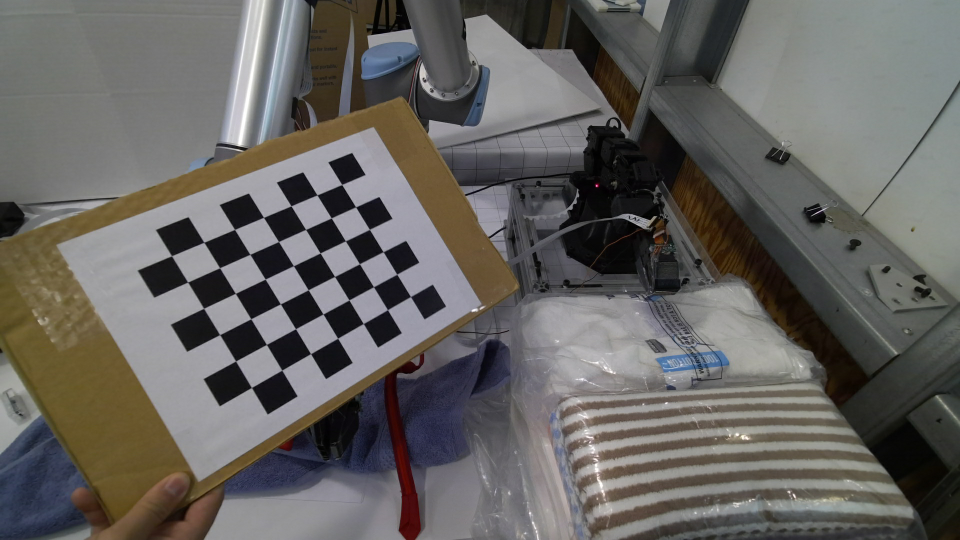
#> input picture perception/kinect/data/intrinsic_1080p/color_0.png, 1920 x 1080 px (shown at 1/2 size); its folder holds 5 pictures in this run
$ python get_intrinsic.py
#> lines starting #> are read from the running program, lines starting #| are printed output that depends on the picture; after the words box and inside, x2 and y2 are one past the last pixel; in counts of white or black regions, pixels touching at a corner belong together
import numpy as np
import cv2 as cv
import glob
# termination criteria
criteria = (cv.TERM_CRITERIA_EPS + cv.TERM_CRITERIA_MAX_ITER, 30, 0.001)
# prepare object points, like (0,0,0), (1,0,0), (2,0,0) ....,(6,5,0)
objp = np.zeros((6*7,3), np.float32)
objp[:,:2] = np.mgrid[0:7,0:6].T.reshape(-1,2)
# Arrays to store object points and image points from all the images.
objpoints = [] # 3d point in real world space
imgpoints = [] # 2d points in image plane.
images = glob.glob('data/intrinsic_1080p/*.png')
for fname in images:
    img = cv.imread(fname)
#> img is the input picture: shape (1080, 1920, 3); mean B, G, R 96.2, 99.2, 101.4
    gray = cv.cvtColor(img, cv.COLOR_BGR2GRAY)
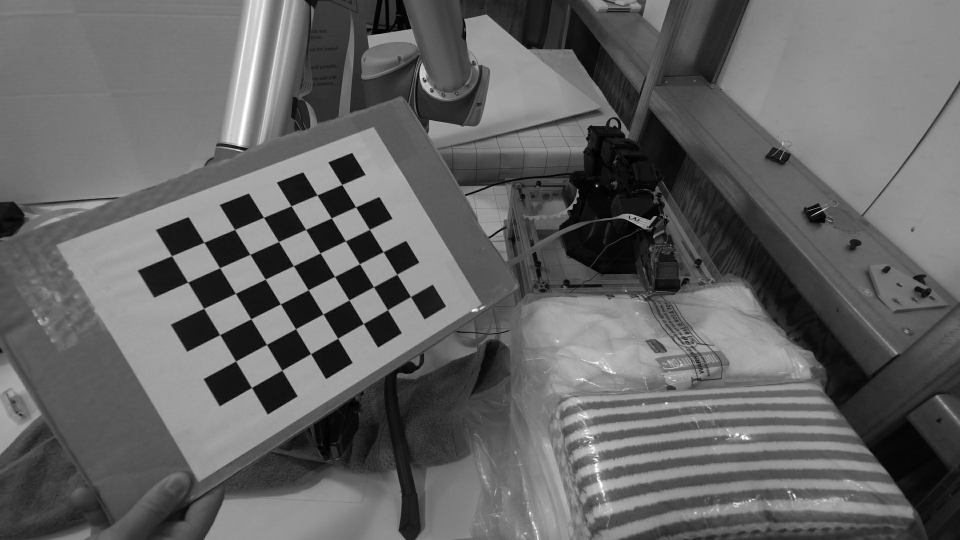
#> gray: shape (1080, 1920) (shown at 1/2 size); min 0, max 255, mean 99.5
    # Find the chess board corners
    ret, corners = cv.findChessboardCorners(gray, (7,6), None)
#> ret = True; corners = 42 rows, first 8: [821.2, 593.7], [775.3, 620.2], [726.9, 647.7], [675.7, 676.8], [621.5, 707.7], [564, 740.6], [503.1, 775.5], [794.2, 548.9]
    # If found, add object points, image points (after refining them)
    if ret == True:
        objpoints.append(objp)
        corners2 = cv.cornerSubPix(gray,corners, (11,11), (-1,-1), criteria)
#> corners2 = 42 rows, first 8: [821.5, 593.6], [775.4, 619.9], [727, 647.5], [675.7, 676.9], [621.6, 707.8], [564.1, 740.7], [503.4, 775.4], [794, 548.9]
        imgpoints.append(corners)
        # Draw and display the corners
        cv.drawChessboardCorners(img, (7,6), corners2, ret)
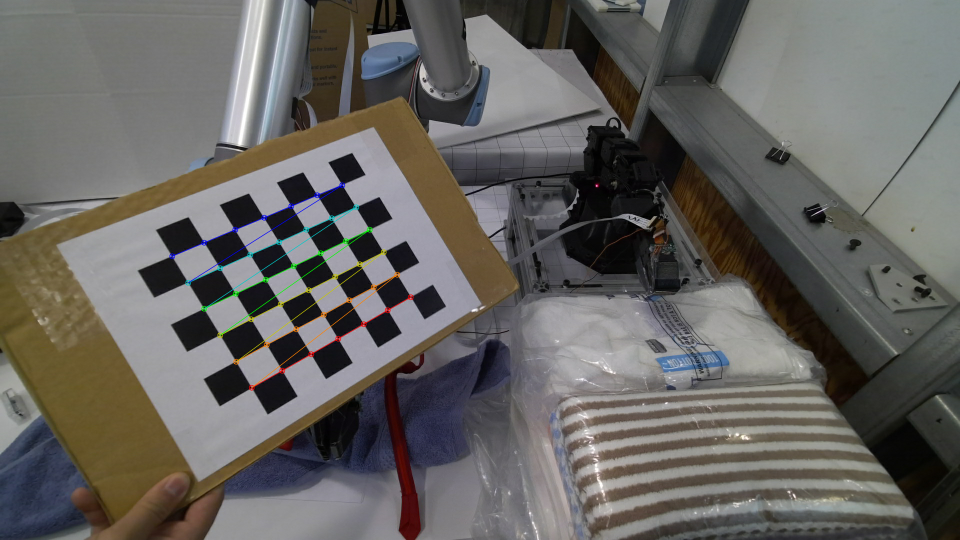
#> img: shape (1080, 1920, 3) (shown at 1/2 size); 0.67% of pixels changed, all inside (x1, y1, x2, y2) = (338, 364, 828, 782)
        cv.imshow('img', img)
        cv.waitKey(1)
#> pass 2 of the loop `for fname in images:`:
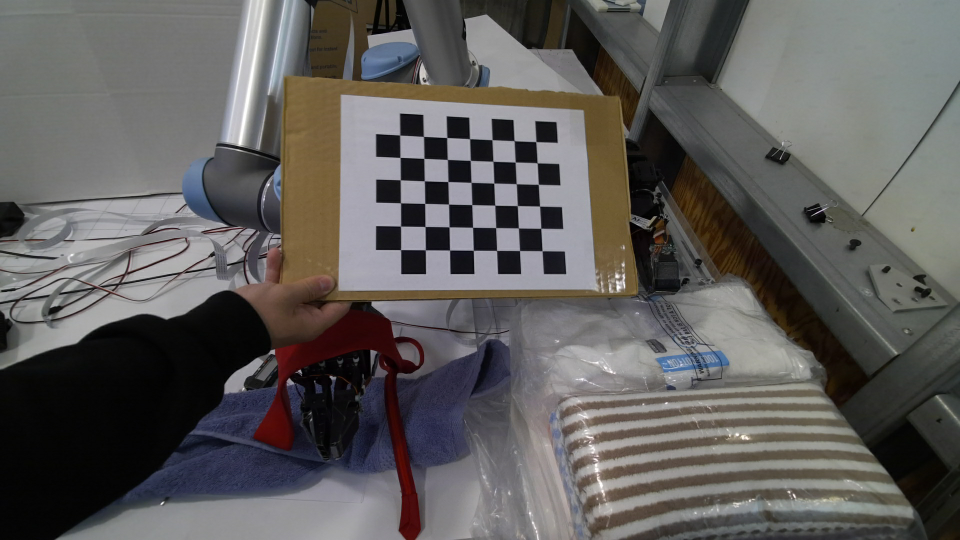
#> input picture perception/kinect/data/intrinsic_1080p/color_1.png, 1920 x 1080 px (shown at 1/2 size)
#> img is the input picture: shape (1080, 1920, 3); mean B, G, R 91, 92.6, 94.7
#> `gray = cv.cvtColor(img, cv.COLOR_BGR2GRAY)`:
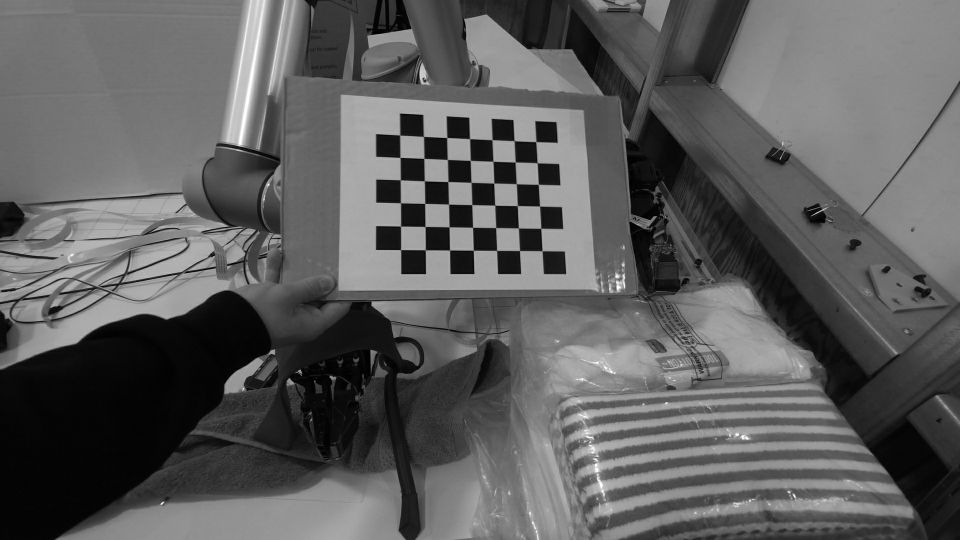
#> gray: shape (1080, 1920) (shown at 1/2 size); min 0, max 255, mean 93
#> corners = 42 rows, first 8: [1084.5, 502], [1039.4, 501.7], [993.4, 501.5], [946.8, 500.9], [899.5, 500.5], [851.1, 500.3], [801.6, 499.8], [1081.8, 457.2]
#> corners2 = 42 rows, first 8: [1084.6, 502.1], [1039.5, 501.6], [993.6, 501.4], [946.9, 501], [899.5, 500.6], [851.1, 500.3], [801.7, 499.8], [1082, 457.1]
#> `cv.drawChessboardCorners(img, (7,6), corners2, ret)`:
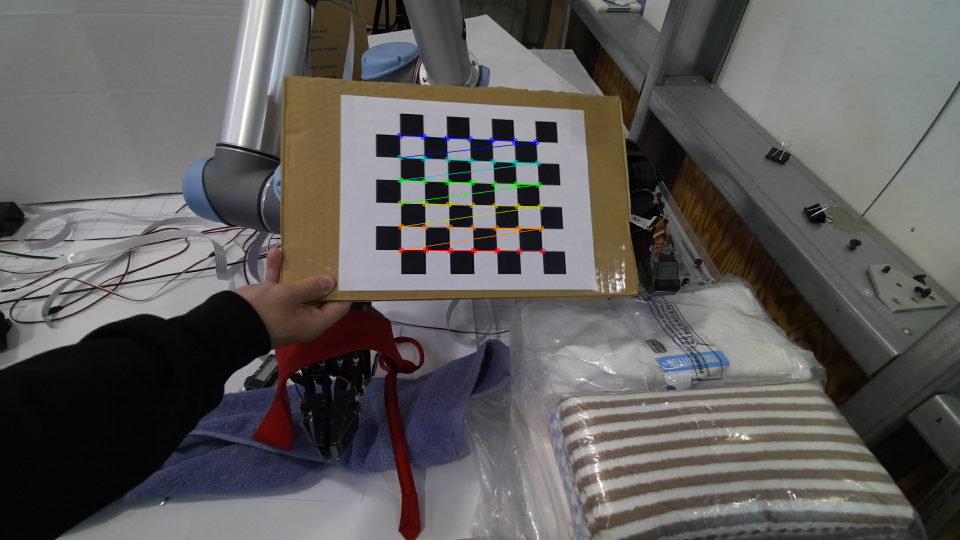
#> img: shape (1080, 1920, 3) (shown at 1/2 size); 0.6% of pixels changed, all inside (x1, y1, x2, y2) = (794, 265, 1092, 509)
#> pass 3 of the loop `for fname in images:`:
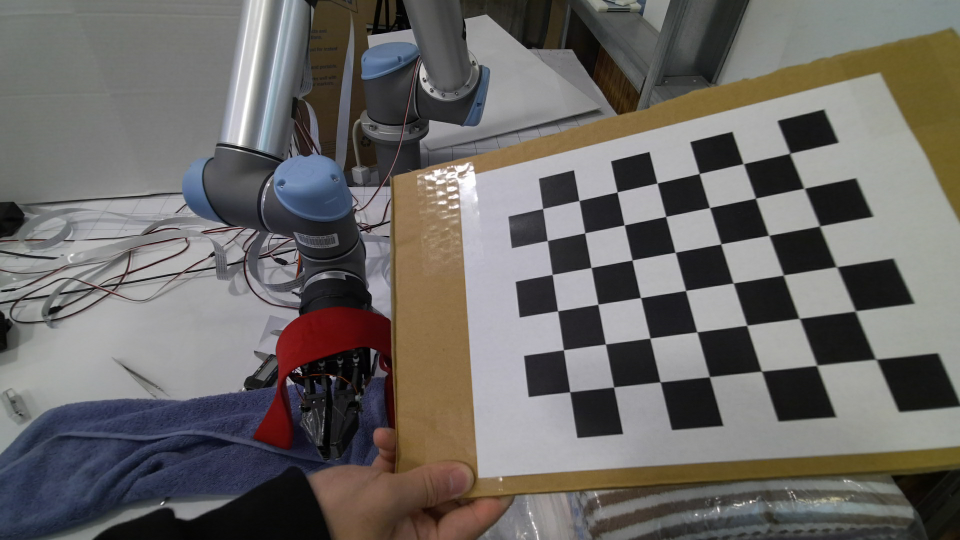
#> input picture perception/kinect/data/intrinsic_1080p/color_10.png, 1920 x 1080 px (shown at 1/2 size)
#> img is the input picture: shape (1080, 1920, 3); mean B, G, R 101.4, 104, 107.1
#> `gray = cv.cvtColor(img, cv.COLOR_BGR2GRAY)`:
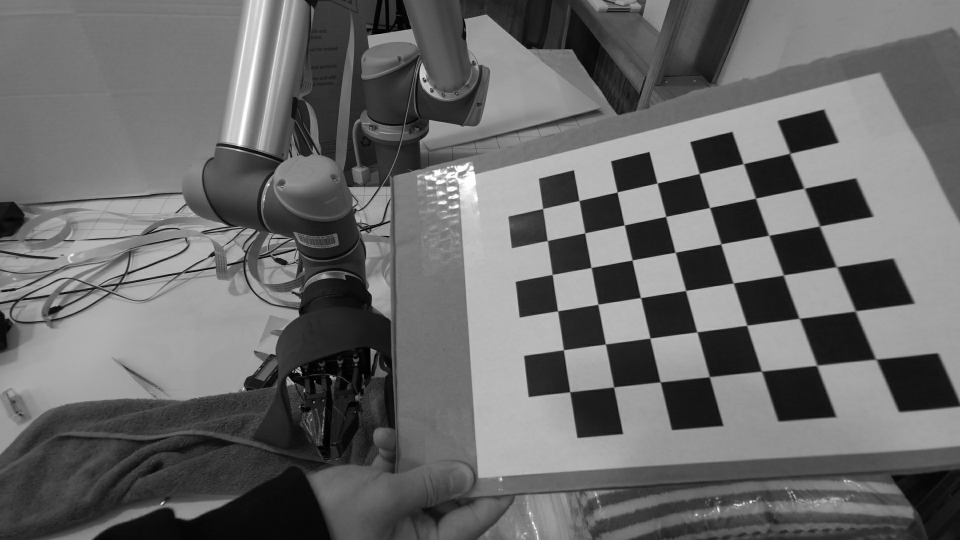
#> gray: shape (1080, 1920) (shown at 1/2 size); min 0, max 255, mean 104.6
#> corners = 42 rows, first 8: [1749, 717], [1636, 728], [1520, 740], [1418.5, 754.4], [1319.9, 764.4], [1227.4, 774.6], [1139.6, 784.1], [1711, 622]
#> corners2 = 42 rows, first 8: [1752.2, 718.8], [1633.8, 731.2], [1523.3, 742.8], [1419.1, 753.9], [1320.7, 764.3], [1227.6, 774.4], [1139.9, 784.1], [1711, 622.4]
#> `cv.drawChessboardCorners(img, (7,6), corners2, ret)`:
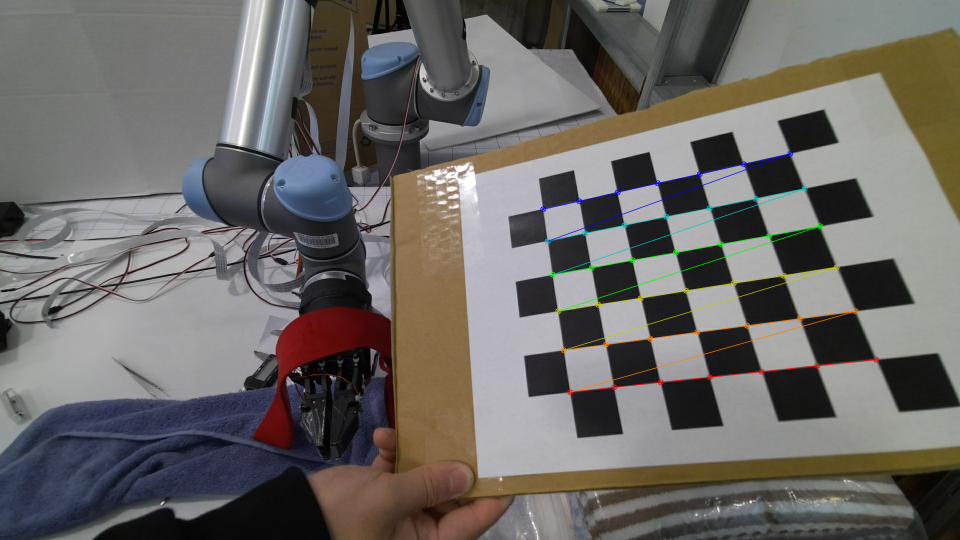
#> img: shape (1080, 1920, 3) (shown at 1/2 size); 1.02% of pixels changed, all inside (x1, y1, x2, y2) = (1080, 301, 1759, 791)
#> the loop made 5 passes; the first 3 are shown
cv.destroyAllWindows()

ret, mtx, dist, rvecs, tvecs = cv.calibrateCamera(objpoints, imgpoints, gray.shape[::-1], None, None)

print(type(dist))
h,  w = img.shape[:2]
#> h = 1080; w = 1920
newcameramtx, roi = cv.getOptimalNewCameraMatrix(mtx, dist, (w,h), 1, (w,h))

img = cv.imread("data/intrinsic_1080p/color_29.png")
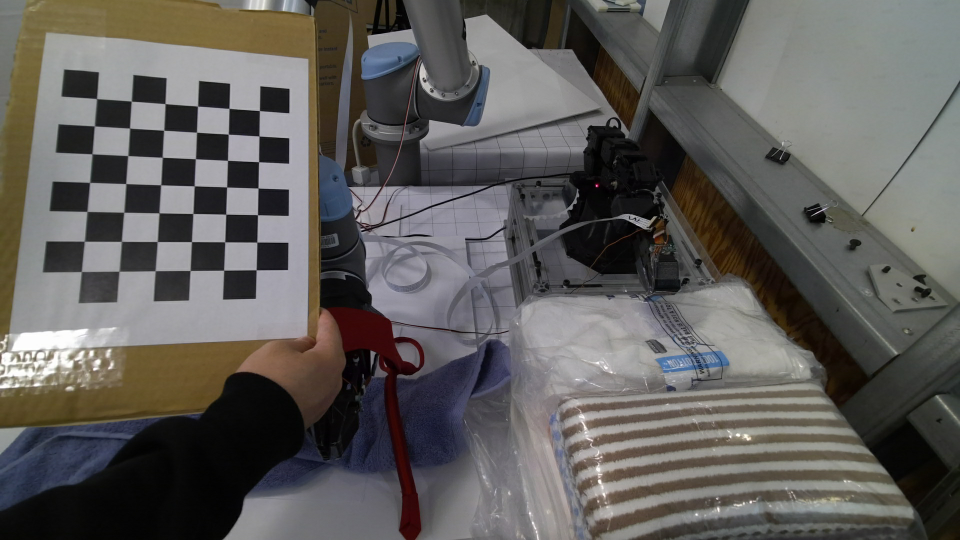
#> input picture perception/kinect/data/intrinsic_1080p/color_29.png, 1920 x 1080 px (shown at 1/2 size)
#> img is the input picture: shape (1080, 1920, 3); mean B, G, R 90.3, 92.8, 95
# undistort
dst = cv.undistort(img, mtx, dist, None, newcameramtx)
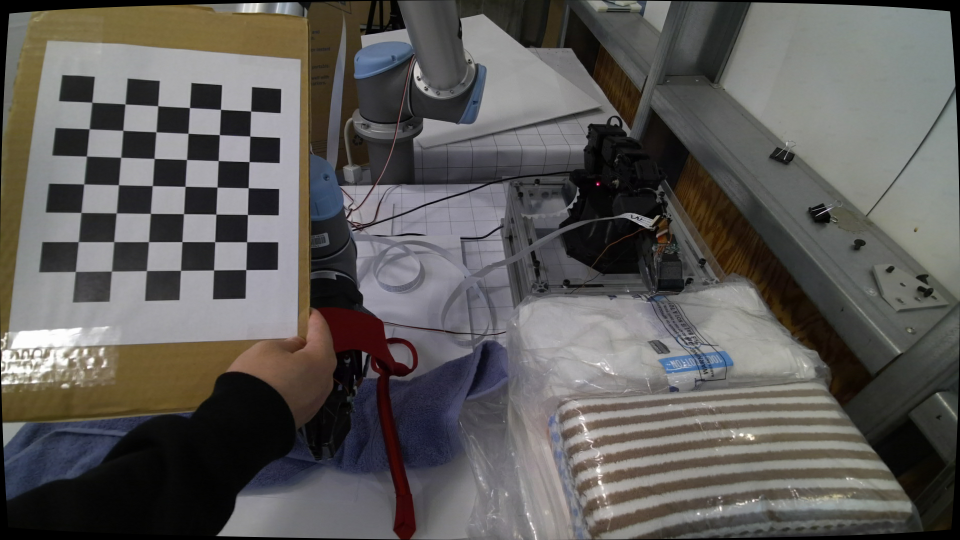
#> dst: shape (1080, 1920, 3) (shown at 1/2 size); mean B, G, R 88.7, 90.9, 93.1
# crop the image
x, y, w, h = roi
dst = dst[y:y+h, x:x+w]
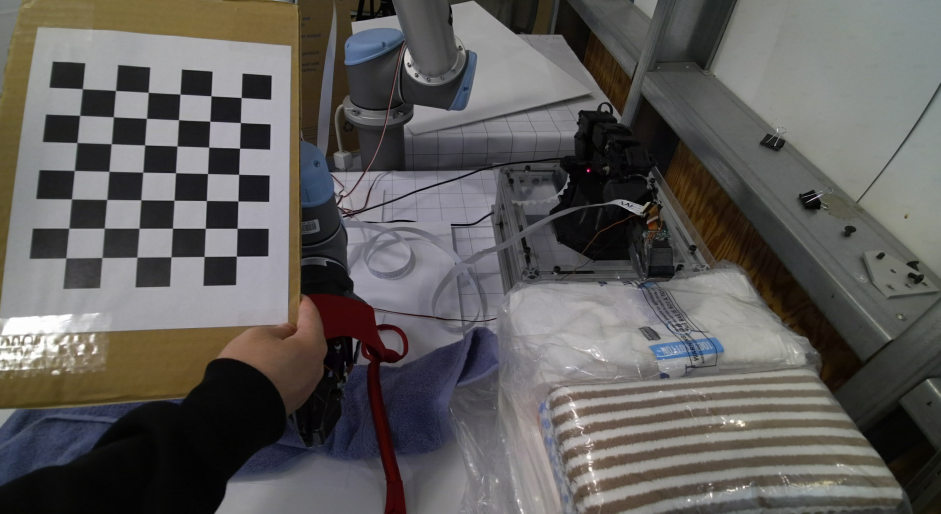
#> dst: shape (1027, 1881, 3) (shown at 1/2 size); mean B, G, R 90.7, 92.7, 95.1

cv.imshow("calibrated", dst)
cv.waitKey(0)

print(mtx, dist, newcameramtx)
